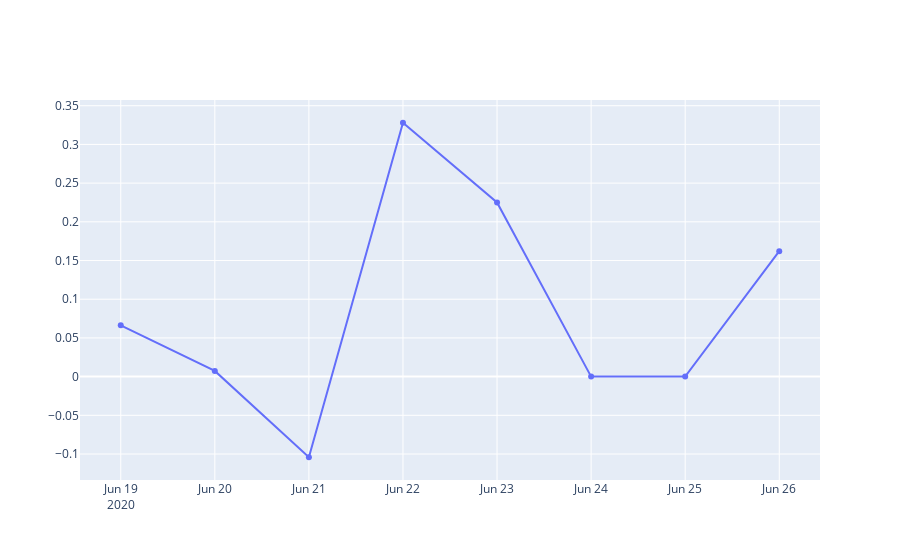

Notebook code cell kept with this figure:
### Code cell
import plotly.graph_objects as go
fig = go.Figure()
fig.add_trace(go.Scatter(x=tweets.Date, y=tweets.polarity,
                    mode='markers+lines'))
fig.show()

### Figure 1 — Plotly figure (JSON) as saved in the notebook; plotly's stock layout.template omitted (floating-point values rounded to 4 significant figures)
{"data": [{"mode": "markers+lines", "type": "scatter", "x": ["2020-06-19T00:00:00", "2020-06-20T00:00:00", "2020-06-21T00:00:00", "2020-06-22T00:00:00", "2020-06-23T00:00:00", "2020-06-24T00:00:00", "2020-06-25T00:00:00", "2020-06-26T00:00:00"], "y": [0.06633, 0.007407, -0.1042, 0.328, 0.225, 0, 0, 0.162]}], "layout": {}}
